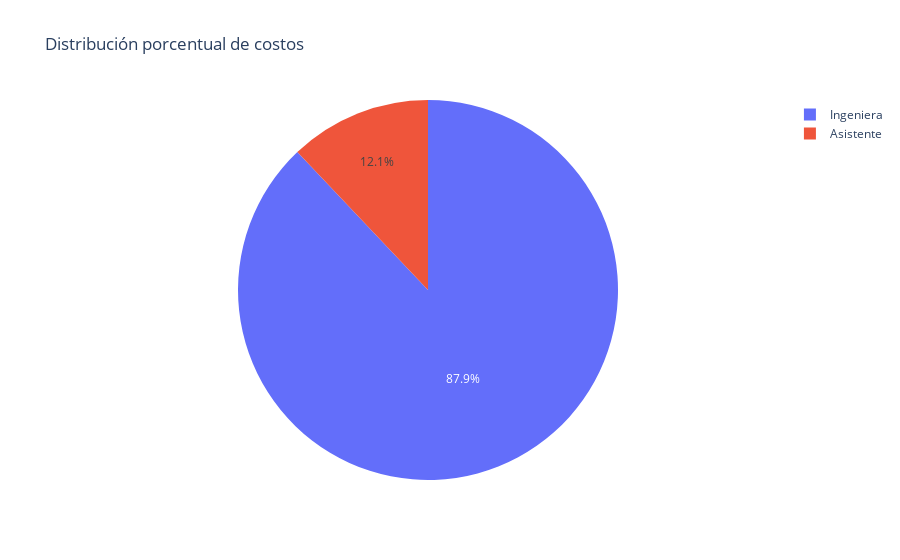

The notebook cell this image was saved under:
### Markdown cell above
## 4. **Representación con Python**

Aquí tienes un **script en Python** para usarlo en clase con **pandas**, **matplotlib** y **plotly**:

### Code cell
import pandas as pd
import matplotlib.pyplot as plt
import plotly.express as px

# Datos
ingeniera_horas = 8.5
asistente_horas = 3.5
costo_ingeniera = 60 * ingeniera_horas
costo_asistente = 20 * asistente_horas
total = costo_ingeniera + costo_asistente

# Tabla en pandas
data = {
    "Persona": ["Ingeniera", "Asistente"],
    "Horas trabajadas": [ingeniera_horas, asistente_horas],
    "Tarifa por hora ($)": [60, 20],
    "Costo total ($)": [costo_ingeniera, costo_asistente]
}
df = pd.DataFrame(data)

print("Tabla de facturación:\n")
print(df)
print("\nTotal facturado:", total)

# --- Visualización con Matplotlib ---
plt.bar(df["Persona"], df["Costo total ($)"])
plt.title("Distribución de la factura entre Ingeniera y Asistente")
plt.ylabel("Costo ($)")
plt.show()

# --- Visualización con Plotly ---
fig = px.pie(df, names="Persona", values="Costo total ($)",
             title="Distribución porcentual de costos")
fig.show()

### Figure 1 — Plotly figure (JSON) as saved in the notebook; plotly's stock layout.template omitted (floating-point values rounded to 4 significant figures)
{"data": [{"domain": {"x": [0, 1], "y": [0, 1]}, "hovertemplate": "Persona=%{label}<br>Costo total ($)=%{value}<extra></extra>", "labels": ["Ingeniera", "Asistente"], "legendgroup": "", "name": "", "showlegend": true, "type": "pie", "values": [510.0, 70.0]}], "layout": {"legend": {"tracegroupgap": 0}, "title": {"text": "Distribución porcentual de costos"}}}
